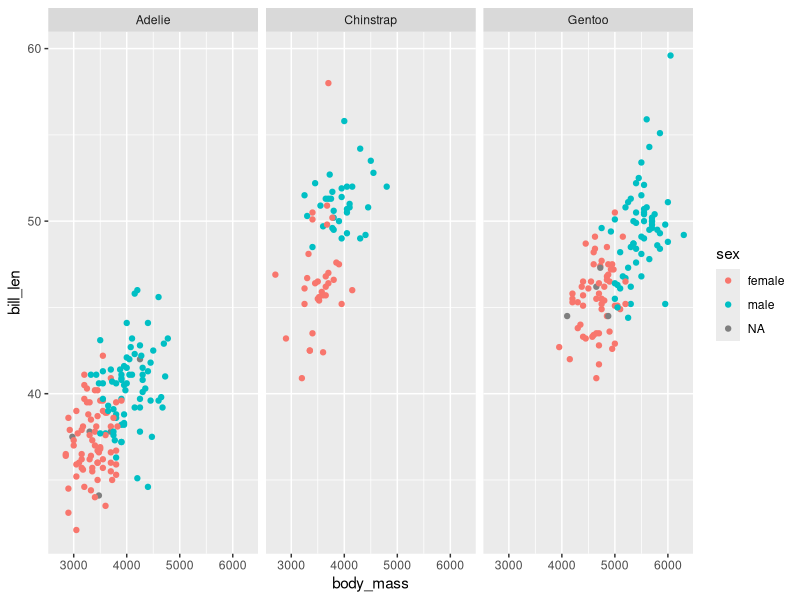

Write R code to recreate this figure.
library(tidyverse)

dt <- penguins

library(ggplot2)

ggplot(penguins, aes(x = body_mass, y = bill_len, colour = sex)) +
  geom_point() + facet_wrap(~species)
